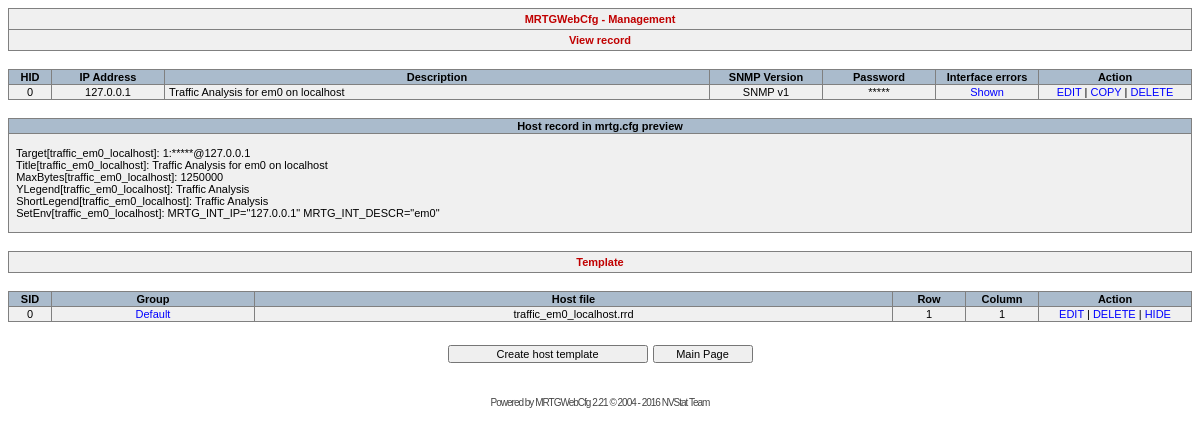
The page /admin/view.php?id=0&p=1 on the database its author committed.
### tables this page shows
CREATE TABLE agent (
	id mediumint(8) NOT NULL,
	ip mediumint(8) NOT NULL,
	title varchar(255) NOT NULL,
	ver_snmp integer NOT NULL,
	trash integer NOT NULL,
	errors integer NOT NULL,
	PRIMARY KEY  (id),
	KEY id (id),
	FOREIGN KEY (`ip`) REFERENCES `agent_ip` (`id`) ON DELETE CASCADE
);

CREATE TABLE agent_ip (
	id mediumint(8) NOT NULL,
	ip char(15) NOT NULL,
	title varchar(255) NOT NULL,
	community varchar(255) NOT NULL,
	PRIMARY KEY (id),
	KEY id (id)
);

CREATE TABLE mrtg (
    id mediumint(8) not null,
    filename varchar(255) NOT NULL,
    target varchar(255) NOT NULL,
    maxbytes varchar(255) NOT NULL,
    routeruptime varchar(255),
    routername varchar(255),
    ipv4only varchar(255),
    absmax varchar(255),
    unscaled varchar(4),
    withpeak varchar(4),
    suppress char(1),
    xsize varchar(255),
    ysize varchar(255),
    xzoom varchar(255),
    yzoom varchar(255),
    xscale varchar(255),
    yscale varchar(255),
    ytics varchar(255),
    yticsfactor varchar(255),
    factor varchar(255),
    step varchar(255),
    options varchar(255),
    kmg varchar(255),
    colours varchar(255),
    ylegend varchar(255),
    shortlegend varchar(255),
    legend1 varchar(255),
    legend2 varchar(255),
    legend3 varchar(255),
    legend4 varchar(255),
    legendi varchar(255),
    legendo varchar(255),
    timezone varchar(255),
    weekformat varchar(255),
    rrdrowcount varchar(255),
    timestrpos varchar(255),
    timestrfmt varchar(255),
    kilo varchar(255),
    rrdrowcount30m varchar(255),
    rrdrowcount2h varchar(255),
    rrdrowcount1d varchar(255),
    rrdhwrras varchar(255),
    sfilename varchar(255),
    setenv varchar(255),
    pagetop varchar(255),
    PRIMARY KEY  (id),
    KEY id (id),
    FOREIGN KEY (id) REFERENCES agent (id) ON DELETE CASCADE
);

CREATE TABLE mrtg_group (
	id mediumint(8) NOT NULL,
	title varchar(255) NOT NULL,
	PRIMARY KEY (id),
	KEY id (id)
);

CREATE TABLE templates (
	id mediumint(8) NOT NULL,
	agent_id mediumint(8) NOT NULL,
	group_id mediumint(8) NOT NULL,
	subgroup_id mediumint(8),
	row_set integer NOT NULL,
	column_set integer NOT NULL,
	hide_set integer NOT NULL,
	PRIMARY KEY (id),
	KEY id (id),
	FOREIGN KEY (`agent_id`) REFERENCES `agent` (`id`) ON DELETE CASCADE,
	FOREIGN KEY (`group_id`) REFERENCES `mrtg_group` (`id`) ON DELETE CASCADE
);

### lang/english.php (called while the page is built, shortened)
<?php
$MRTGMsg[0] = "MRTGWebCfg";
$MRTGMsg[1] = "IP Address";
$MRTGMsg[2] = "Description";
$MRTGMsg[3] = "SNMP Version";
$MRTGMsg[4] = "Password";
$MRTGMsg[5] = "database contains no records";
$MRTGMsg[6] = "Shown";
$MRTGMsg[7] = "of";
$MRTGMsg[8] = "Pages";
$MRTGMsg[9] = "Action";
$MRTGMsg[10] = "VIEW";
$MRTGMsg[11] = "EDIT";
$MRTGMsg[12] = "DELETE";
$MRTGMsg[13] = "Modify record";
$MRTGMsg[14] = "Delete record";
$MRTGMsg[15] = "View record";
$MRTGMsg[16] = "Attribute";
$MRTGMsg[17] = "Variable";
$MRTGMsg[18] = "Build configuration file";
$MRTGMsg[19] = "Rebuild Configuration File";
$MRTGMsg[20] = "Are You sure ???";
$MRTGMsg[21] = "Yes";
$MRTGMsg[22] = "No";
$MRTGMsg[23] = "MRTG configuration rebuilt<br>";
$MRTGMsg[24] = "Main Page";
$MRTGMsg[25] = "Delete record";
$MRTGMsg[26] = "Do You really want<br>to delete record number";
$MRTGMsg[27] = "Maybe You do <font color=#0000FF>not</font> want<br>to delete record number";
$MRTGMsg[28] = "Record";
$MRTGMsg[29] = "deleted!";
$MRTGMsg[30] = "Cannot delete record";
$MRTGMsg[31] = "Your IP address:";
$MRTGMsg[32] = "Adding record";
$MRTGMsg[33] = "Cannot build configuration file, please add records to database first";
$MRTGMsg[34] = "Add Record";
$MRTGMsg[35] = "Edit MRTG Global Settings";
$MRTGMsg[36] = "Edit MRTG Global Settings";
$MRTGMsg[37] = "WorkDir";
$MRTGMsg[38] = "Language";
$MRTGMsg[39] = "Options[_]";
$MRTGMsg[40] = "EnableIPv6";
$MRTGMsg[41] = "Attribute";
$MRTGMsg[42] = "Variable";
$MRTGMsg[43] = "Save";
$MRTGMsg[44] = "New MRTG Global Settings applied";
$MRTGMsg[45] = "<font color='#FF0000'>Error!</font><br><br>New MRTG Global Settings cannot be applied";
$MRTGMsg[46] = "number";
$MRTGMsg[47] = "Record<font color='#0000FF'>";
$MRTGMsg[48] = "</font>modified";
$MRTGMsg[49] = "<font color='#FF0000'>Error!</font><br><br>Cannot modify record <font color='#0000FF'>";
$MRTGMsg[50] = "<font color='#FF0000'>Error!</font><br><br>Cannot add record <font color='#0000FF'>";
$MRTGMsg[51] = "</font>added to database";
$MRTGMsg[52] = "<font color='#FF0000'>Error!</font><br><br>All the mandatory fields must be specified";
$MRTGMsg[53] = "Template Management";
$MRTGMsg[54] = "Group Management";
$MRTGMsg[55] = "GID";
$MRTGMsg[56] = "Group Name";
$MRTGMsg[57] = "SubGroup";
$MRTGMsg[58] = "SID";
$MRTGMsg[59] = "Group";
?>

### config.php (called while the page is built, shortened)
<?
$SQL_Type = "mysql";
$Show_Community = "0";
?>

### admin/view.php (the view, shortened to what this page needs)
<?php
require "./../config.php";
require "./../function.php";
if($SQL_Type == "mysql") {
	$db = @mysql_connect($SQL_Host, $SQL_User, $SQL_Passwd) or MRTGErrors(3);
} else $db = @pg_connect('host='.$SQL_Host.' port='.$SQL_Port.' dbname='.$SQL_Base.' user='.$SQL_User.' password='.$SQL_Passwd.'') or MRTGErrors(3);
$p = $_GET['p'];
print "<table cellpadding=4 cellspacing=1 width='100%' bgcolor='#808080'><tr bgcolor='#F0F0F0' align=center><td class=red><b>$MRTGMsg[222]</b></td></tr>";
print "<tr bgcolor='#F0F0F0'><td align=center width='100%' class=red><b>$MRTGMsg[15]</b></td></tr></table><br>";
print "<table width='100%' cellpadding=1 cellspacing=1 bgcolor='#808080'><tr bgcolor='#AABBCC' align=center><td width=40><b>$MRTGMsg[67]</b></td><td width=110><b>$MRTGMsg[1]</b></td><td><b>$MRTGMsg[2]</b></td><td width=110><b>$MRTGMsg[3]</b></td><td width=110><b>$MRTGMsg[4]</b></td><td width=100><b>$MRTGMsg[168]</b></td><td width=150><b>$MRTGMsg[9]</b></td></tr>";
if($SQL_Type == "mysql") {
	$result = mysql_query("select agent.id,agent_ip.ip,agent.title,agent.ver_snmp,agent_ip.community,agent.errors from agent,agent_ip where agent.ip=agent_ip.id and agent.id=".$id);
	$row = mysql_fetch_row($result);
} else {
	$result = pg_query($db, "select agent.id,agent_ip.ip,agent.title,agent.ver_snmp,agent_ip.community,agent.errors from agent,agent_ip where agent.ip=agent_ip.id and agent.id=".$id);
	$row = pg_fetch_row($result);
}
$hid = $row[0];
print "<tr align=center bgcolor='#F0F0F0'><td>".$row[0]."</td>";
$ip = split("/", $row[1]);
print "<td>".$ip[0]."</td>";
print "<td align=left>&nbsp;".$row[2]."</td>";
if($row[3] == "0") print "<td>No SNMP</td>";
else print "<td>SNMP v".$row[3]."</td>";
if( $Show_Community == "0" )print "<td>*****</td>";
else print "<td>".$row[4]."</td>";
print "<td width=100><a href='templates.php?id=$row[0]&amp;mode=errors'>";
if($row[5] == "0") print $MRTGMsg[170];
else print $MRTGMsg[169];
print "</a></td>";
print "<td width=150><a href='edit.php?id=$row[0]&amp;p=$p'>$MRTGMsg[11]</a> | <a href='copy.php?id=$row[0]&amp;p=$p'>$MRTGMsg[114]</a> | <a href='delete.php?id=$row[0]&amp;p=$p";
print "'>$MRTGMsg[12]</a></td>";
print "</table><br>";
print "<table width='100%' cellpadding=1 cellspacing=1 bgcolor='#808080'><tr bgcolor='#AABBCC' align=center><td><b>$MRTGMsg[276]</b></td></tr>";
if($SQL_Type == "mysql") {
	$result = mysql_query("select mrtg.target,mrtg.filename,mrtg.maxbytes,mrtg.routeruptime,mrtg.routername,mrtg.ipv4only,mrtg.absmax,mrtg.unscaled,mrtg.withpeak,mrtg.suppress,mrtg.xsize,mrtg.ysize,mrtg.xzoom,mrtg.yzoom,mrtg.xscale,mrtg.yscale,mrtg.ytics,mrtg.yticsfactor,mrtg.factor,mrtg.step,mrtg.options,mrtg.kmg,mrtg.colours,mrtg.ylegend,mrtg.shortlegend,mrtg.legend1,mrtg.legend2,mrtg.legend3,mrtg.legend4,mrtg.legendi,mrtg.legendo,mrtg.timezone,mrtg.weekformat,mrtg.rrdrowcount,mrtg.timestrpos,mrtg.timestrfmt,mrtg.kilo,mrtg.rrdrowcount30m,mrtg.rrdrowcount2h,mrtg.rrdrowcount1d,mrtg.rrdhwrras,mrtg.sfilename,mrtg.setenv,mrtg.pagetop from mrtg where id=".$id);
	$row_all = mysql_fetch_row($result);
}
$MRTG_Settings = array('MaxBytes','RouterUptime','RouterName','IPv4Only','AbsMax','Unscaled','WithPeak','Suppress','XSize','YSize','XZoom','YZoom','XScale','YScale','YTics','YTicsFactor','Factor','Step','Options','kMG','Colours','YLegend','ShortLegend','Legend1','Legend2','Legend3','Legend4','LegendI','LegendO','Timezone','Weekformat','RRDRowCount','TimeStrPos','TimeStrFmt','kilo','RRDRowCount30m','RRDRowCount2h','RRDRowCount1d','RRDHWRRAs','TargetS','SetEnv','PageTop');
if($Show_Community == "0") $snmp_community = "*****";
else $snmp_community = $row[4];
if($row[3] == "0") $full_target = $row_all[41];
else if($row[3] == "1") $full_target = $row_all[0].":".$snmp_community."@".$ip[0];
else $full_target = $row_all[0].":".$snmp_community."@".$ip[0].":::::2";
print "<tr align=left bgcolor='#F0F0F0'><td class='mrtgtextarea'><br>";
print "&nbsp;&nbsp;Target[".$row_all[1]."]: ".$full_target."<br>";
print "&nbsp;&nbsp;Title[".$row_all[1]."]: ".$row[2]."<br>";
for ($z=2; $z<count($row_all); $z++ ) {
	if ( $row_all[$z] != "" ) {
		if($MRTG_Settings[$z-2] == "TargetS") echo '';
		else if($MRTG_Settings[$z-2] == "RouterUptime" && $row_all[$z] == "1") print "&nbsp;&nbsp;".$MRTG_Settings[$z-2]."[".$row_all[1]."]: ".$snmp_community."@".$ip[0]."<br>";
		else print "&nbsp;&nbsp;".$MRTG_Settings[$z-2]."[".$row_all[1]."]: ".$row_all[$z]."<br>";
	}
}
print "<br></td></tr></table><br>";
print "<table cellpadding=4 cellspacing=1 width='100%' bgcolor='#808080'><tr bgcolor='#F0F0F0'><td align=center width='100%' class=red><b>$MRTGMsg[66]</b></td></tr></table><br>";
print "<table width='100%' cellpadding=1 cellspacing=1 bgcolor='#808080'><tr bgcolor='#AABBCC' align=center><td width=40><b>$MRTGMsg[58]</b></td><td width=200><b>$MRTGMsg[59]</b></td><td><b>$MRTGMsg[60]</b></td><td width=70><b>$MRTGMsg[61]</b></td><td width=70><b>$MRTGMsg[62]</b></td><td width=150><b>$MRTGMsg[9]</b></td></tr>";
if($SQL_Type == "mysql") {
	$result = mysql_query("select distinct templates.id, mrtg_group.title, mrtg.filename, templates.row_set, templates.column_set, mrtg_group.id, templates.hide_set
					 from mrtg_group,templates,agent,mrtg
					 where mrtg_group.id=templates.group_id and templates.agent_id=agent.id and templates.agent_id=".$id." and mrtg.id=".$id."
					 order by templates.id asc");
	$rows = mysql_num_rows($result);
}
for($i = 0; $i < $rows; $i++ ) {
	$row = ($SQL_Type == "mysql") ? mysql_fetch_row($result) : pg_fetch_row($result, $i);
	print "<tr align=center bgcolor='#F0F0F0'>";
	for ($j=0; $j < count($row); $j++) {
		if ($j == 1) print "<td><a href='group.php?gid=$row[5]&amp;mode=view'>".$row[1]."</a></td>";
		elseif ($j == 2) print "<td>".$row[2].".rrd</td>";
		elseif ($j == 5) print "";
		elseif ($j == 6) {
			if ( $row[6] == 1) $STATUS_HIDE = $MRTGMsg[73];
			else $STATUS_HIDE = $MRTGMsg[93];
		}
		else print "<td>".$row[$j]."</td>";
	}
	print "<td><a href='templates.php?sid=$row[0]&amp;hid=$hid&amp;gid=$row[5]&amp;mode=edit&amp;p=$p'>$MRTGMsg[11]</a> | <a href='templates.php?sid=$row[0]&amp;hid=$hid&amp;gid=$row[5]&amp;mode=delete&amp;p=$p'>$MRTGMsg[12]</a> | <a href='templates.php?sid=$row[0]&amp;hid=$hid&amp;gid=$row[5]&amp;mode=hide&amp;p=$p'>$STATUS_HIDE</a></td>";
	print "</tr>";
}
print "</table>";
print "<br><div align=center><table cellpadding=0 cellspacing=5><tr align=center>";
print "<td><form method=post ACTION='templates.php'><input type=hidden name=p value='$p'><input type=hidden name=mode value='add'><input type=hidden name=hid value='$hid'><input type=submit class='submit_main_button' style='width:200px' value='$MRTGMsg[79]'></form></td>";
print "<td><form method=post ACTION='index.php'><input type=hidden name=p value='$p'><input type=submit class='submit_main_button' style='width:100px' value='$MRTGMsg[24]'></form></td></tr></table></div>";
?>

### style.css (style rules this page uses)
BODY { topMargin: 0; leftMargin: 0; marginWidth: 0; marginHeight: 0; SCROLLBAR-HIGHLIGHT-COLOR: #F0F0F0; SCROLLBAR-ARROW-COLOR: #FF0000; SCROLLBAR-BASE-COLOR: #C0C0C0 }
input { color:#000000; font: 11px Verdana, Helvetica, sans-serif }
td { color:#000000; font: 11px Verdana, Helvetica, sans-serif }
a:link, a:visited { text-decoration:none; color:#0000FF; font-famyly: Verdana, Helvetica, sans-serif }
.red { color:#c00000 }

### rows shown on the page
agent: id "0", ip.ip "127.0.0.1", title "Traffic Analysis for em0 on localhost", ver_snmp "1"
mrtg: filename "traffic_em0_localhost", target.ip "1:*****@127.0.0.1", maxbytes "1250000", ylegend "Traffic Analysis", shortlegend "Traffic Analysis", setenv "MRTG_INT_IP=\"127.0.0.1\" MRTG_INT_DESCR=\"em0\""
mrtg_group: templates.id "0", title "Default", mrtg.filename "traffic_em0_localhost", templates.row_set "1", templates.column_set "1"

### other values the page prints
$MRTGMsg[222] "MRTGWebCfg - Management"
$MRTGMsg[15] "View record"
$MRTGMsg[67] "HID"
$MRTGMsg[1] "IP Address"
$MRTGMsg[2] "Description"
$MRTGMsg[3] "SNMP Version"
$MRTGMsg[4] "Password"
$MRTGMsg[168] "Interface errors"
$MRTGMsg[9] "Action"
$MRTGMsg[169] "Shown"
$MRTGMsg[11] "EDIT"
$MRTGMsg[114] "COPY"
$MRTGMsg[12] "DELETE"
$MRTGMsg[276] "Host record in mrtg.cfg preview"
$MRTG_Settings[$z-2] "MaxBytes"
